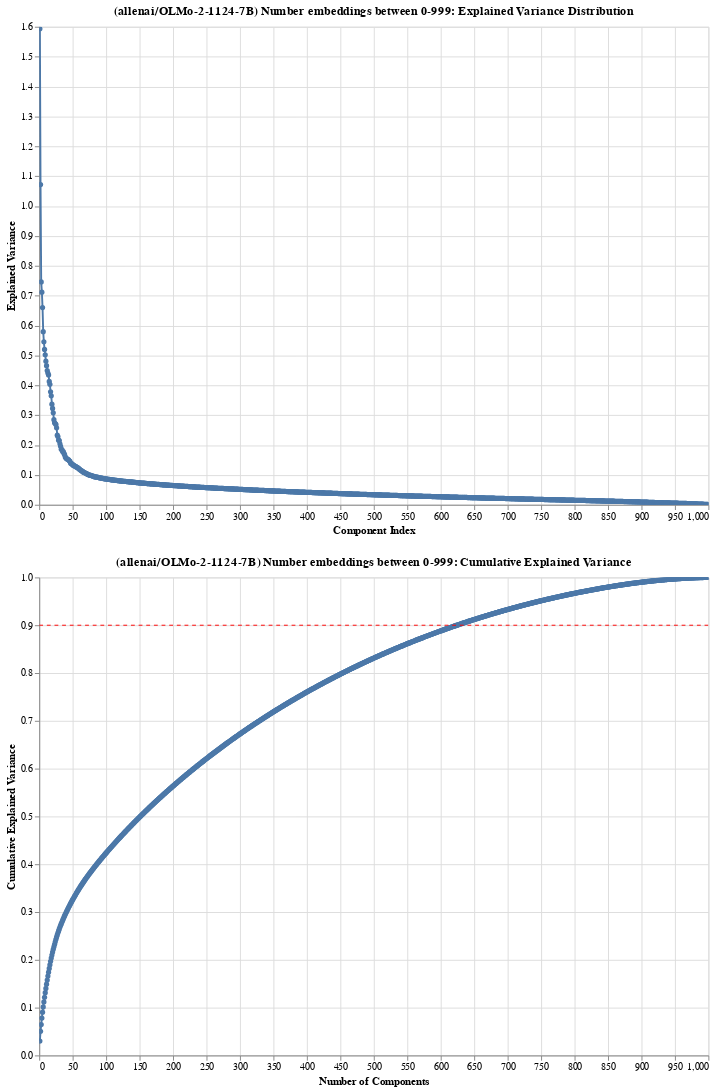

Source (notebook cell):
### Code cell
alt.vconcat(plots['explained_variance'], plots['cumulative_variance'])

### Figure 1 — Vega-Lite specification as saved in the notebook (floating-point values rounded to 4 significant figures; data arrays with more than 128 entries replaced by an {"elided": "..."} marker saying what was removed)
{"config": {"view": {"continuousWidth": 300, "continuousHeight": 300}}, "vconcat": [{"data": {"name": "data-7874d61902e0b2dee1c495ac880d59ee"}, "mark": {"type": "line", "point": true}, "encoding": {"tooltip": [{"field": "Component", "type": "quantitative"}, {"field": "ExplainedVariance", "type": "quantitative"}], "x": {"field": "Component", "title": "Component Index", "type": "quantitative"}, "y": {"field": "ExplainedVariance", "title": "Explained Variance", "type": "quantitative"}}, "height": 500, "name": "view_45", "title": "(allenai/OLMo-2-1124-7B) Number embeddings between 0-999: Explained Variance Distribution", "width": 700}, {"layer": [{"data": {"name": "data-4f2c2299d34c1adad6f7dac71ad8a8d3"}, "mark": {"type": "line", "point": true}, "encoding": {"tooltip": [{"field": "Components", "type": "quantitative"}, {"field": "CumulativeVariance", "type": "quantitative"}], "x": {"field": "Components", "title": "Number of Components", "type": "quantitative"}, "y": {"field": "CumulativeVariance", "scale": {"domain": [0, 1]}, "title": "Cumulative Explained Variance", "type": "quantitative"}}, "name": "view_44", "title": "(allenai/OLMo-2-1124-7B) Number embeddings between 0-999: Cumulative Explained Variance"}, {"data": {"name": "data-1693fce19a66a18ba87d35ab9883d361"}, "mark": {"type": "rule", "color": "red", "strokeDash": [4, 4]}, "encoding": {"tooltip": [{"field": "Label", "type": "nominal"}], "y": {"field": "Threshold", "type": "quantitative"}}}], "height": 500, "width": 700}], "params": [{"name": "param_47", "select": {"type": "interval", "encodings": ["x", "y"]}, "bind": "scales", "views": ["view_45"]}, {"name": "param_48", "select": {"type": "interval", "encodings": ["x", "y"]}, "bind": "scales", "views": ["view_44"]}], "$schema": "https://vega.github.io/schema/vega-lite/v5.20.1.json", "datasets": {"data-7874d61902e0b2dee1c495ac880d59ee": {"elided": "1000 records"}, "data-4f2c2299d34c1adad6f7dac71ad8a8d3": {"elided": "1000 records"}, "data-1693fce19a66a18ba87d35ab9883d361": [{"Threshold": 0.9, "Label": "90% Explained Variance"}]}}
